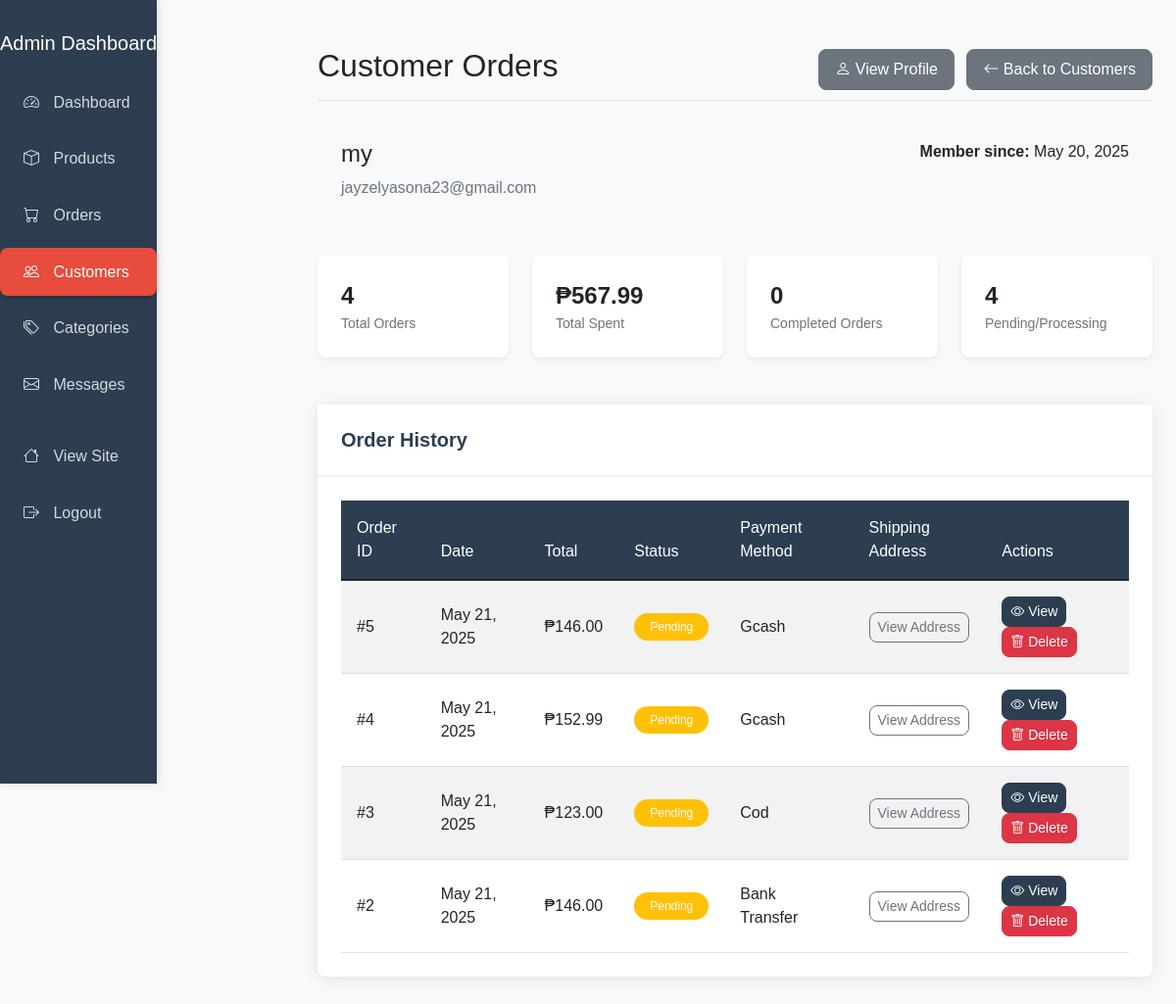
The app's page /admin/customer_orders.php?id=2 (signed in) with its own data.
### tables this page shows
CREATE TABLE `users` (
  `id` int(11) NOT NULL,
  `username` varchar(50) NOT NULL,
  `password` varchar(255) NOT NULL,
  `email` varchar(100) NOT NULL,
  `role` enum('admin','customer') NOT NULL DEFAULT 'customer',
  `created_at` timestamp NOT NULL DEFAULT current_timestamp()
);

CREATE TABLE `orders` (
  `id` int(11) NOT NULL,
  `user_id` int(11) DEFAULT NULL,
  `total_amount` decimal(10,2) NOT NULL,
  `status` enum('pending','processing','shipped','delivered','cancelled') DEFAULT 'pending',
  `shipping_address` text NOT NULL,
  `contact_number` varchar(20) NOT NULL,
  `payment_method` varchar(50) NOT NULL,
  `created_at` timestamp NOT NULL DEFAULT current_timestamp()
);

### admin/customer_orders.php (the view, shortened to what this page needs)
<?php
require_once "../config/database.php";
$customer_id = $_GET['id'];
$sql = "SELECT * FROM users WHERE id = ? AND role = 'customer'";
$stmt = mysqli_prepare($conn, $sql);
mysqli_stmt_bind_param($stmt, "i", $customer_id);
mysqli_stmt_execute($stmt);
$result = mysqli_stmt_get_result($stmt);
$customer = mysqli_fetch_assoc($result);
$sql = "SELECT * FROM orders WHERE user_id = ? ORDER BY created_at DESC";
$stmt = mysqli_prepare($conn, $sql);
mysqli_stmt_bind_param($stmt, "i", $customer_id);
mysqli_stmt_execute($stmt);
$orders = mysqli_fetch_all($stmt->get_result(), MYSQLI_ASSOC);
$total_orders = count($orders);
$total_spent = 0;
$order_statuses = [
    'pending' => 0,
    'processing' => 0,
    'shipped' => 0,
    'delivered' => 0,
    'cancelled' => 0
];
foreach($orders as $order){
    $total_spent += $order['total_amount'];
    if(isset($order_statuses[$order['status']])){
        $order_statuses[$order['status']]++;
    }
}
?>
<!DOCTYPE html>
<html lang="en">
<head>
    <link href="https://cdn.jsdelivr.net/npm/bootstrap@5.1.3/dist/css/bootstrap.min.css" rel="stylesheet">
    <link rel="stylesheet" href="https://cdn.jsdelivr.net/npm/bootstrap-icons@1.7.2/font/bootstrap-icons.css">
    <link rel="stylesheet" href="../assets/css/admin.css">
</head>
<body>
    <div class="container-fluid">
        <div class="row">
            <?php include 'sidebar.php'; ?>
            <main class="col-md-9 ms-sm-auto col-lg-9 px-md-4">
                <div class="d-flex justify-content-between flex-wrap flex-md-nowrap align-items-center pt-3 pb-2 mb-3 border-bottom">
                    <h1 class="h2">Customer Orders</h1>
                    <div>
                        <a href="customer_profile.php?id=<?php echo $customer_id; ?>" class="btn btn-secondary me-2">
                            <i class="bi bi-person"></i> View Profile
                        </a>
                        <a href="customers.php" class="btn btn-secondary">
                            <i class="bi bi-arrow-left"></i> Back to Customers
                        </a>
                    </div>
                </div>
                <div class="customer-info">
                    <div class="row">
                        <div class="col-md-6">
                            <h4><?php echo htmlspecialchars($customer['username']); ?></h4>
                            <p class="text-muted mb-0"><?php echo htmlspecialchars($customer['email']); ?></p>
                        </div>
                        <div class="col-md-6 text-md-end">
                            <p class="mb-0"><strong>Member since:</strong> <?php echo date('F j, Y', strtotime($customer['created_at'])); ?></p>
                        </div>
                    </div>
                </div>
                <div class="row mb-4">
                    <div class="col-md-3">
                        <div class="stat-card">
                            <div class="stat-value"><?php echo $total_orders; ?></div>
                            <div class="stat-label">Total Orders</div>
                        </div>
                    </div>
                    <div class="col-md-3">
                        <div class="stat-card">
                            <div class="stat-value">₱<?php echo number_format($total_spent, 2); ?></div>
                            <div class="stat-label">Total Spent</div>
                        </div>
                    </div>
                    <div class="col-md-3">
                        <div class="stat-card">
                            <div class="stat-value"><?php echo $order_statuses['delivered']; ?></div>
                            <div class="stat-label">Completed Orders</div>
                        </div>
                    </div>
                    <div class="col-md-3">
                        <div class="stat-card">
                            <div class="stat-value"><?php echo $order_statuses['pending'] + $order_statuses['processing']; ?></div>
                            <div class="stat-label">Pending/Processing</div>
                        </div>
                    </div>
                </div>
                <div class="card">
                    <div class="card-header">
                        <h5 class="card-title mb-0">Order History</h5>
                    </div>
                    <div class="card-body">
                        <?php if(empty($orders)): ?>
                            <p class="text-muted">No orders found for this customer.</p>
                        <?php else: ?>
                            <div class="table-responsive">
                                <table class="table table-striped table-hover">
                                    <thead>
                                        <tr>
                                            <th>Order ID</th>
                                            <th>Date</th>
                                            <th>Total</th>
                                            <th>Status</th>
                                            <th>Payment Method</th>
                                            <th>Shipping Address</th>
                                            <th>Actions</th>
                                        </tr>
                                    </thead>
                                    <tbody>
                                        <?php foreach($orders as $order): ?>
                                            <tr>
                                                <td>#<?php echo $order['id']; ?></td>
                                                <td><?php echo date('M j, Y', strtotime($order['created_at'])); ?></td>
                                                <td>₱<?php echo number_format($order['total_amount'], 2); ?></td>
                                                <td>
                                                    <span class="badge bg-<?php
                                                        echo $order['status'] === 'pending' ? 'warning' :
                                                            ($order['status'] === 'processing' ? 'info' :
                                                            ($order['status'] === 'shipped' ? 'primary' :
                                                            ($order['status'] === 'delivered' ? 'success' : 'danger')));
                                                    ?>">
                                                        <?php echo ucfirst($order['status']); ?>
                                                    </span>
                                                </td>
                                                <td><?php echo ucwords(str_replace('_', ' ', $order['payment_method'])); ?></td>
                                                <td>
                                                    <button type="button" class="btn btn-sm btn-outline-secondary" data-bs-toggle="modal" data-bs-target="#addressModal<?php echo $order['id']; ?>">
                                                        View Address
                                                    </button>
                                                </td>
                                                <td>
                                                    <a href="view_order.php?id=<?php echo $order['id']; ?>&customer_id=<?php echo $customer_id; ?>" class="btn btn-sm btn-primary">
                                                        <i class="bi bi-eye"></i> View
                                                    </a>
                                                    <button type="button" class="btn btn-sm btn-danger" data-bs-toggle="modal" data-bs-target="#deleteOrderModal<?php echo $order['id']; ?>">
                                                        <i class="bi bi-trash"></i> Delete
                                                    </button>
                                                </td>
                                            </tr>
                                        <?php endforeach; ?>
                                    </tbody>
                                </table>
                            </div>
                        <?php endif; ?>
                    </div>
                </div>
            </main>
        </div>
    </div>
</body>
</html>

### assets/css/admin.css (style rules this page uses)
:root { --admin-primary: #2c3e50; --admin-secondary: #e74c3c; --admin-accent: #3498db; --admin-light: #ecf0f1; --admin-dark: #2c3e50; --admin-success: #2ecc71; --admin-warning: #f1c40f; --admin-danger: #e74c3c; --admin-text: #333; --admin-border-radius: 8px; --admin-box-shadow: 0 2px 15px rgba(0, 0, 0, 0.1); --admin-transition: all 0.3s ease; }
body { font-family: 'Poppins', sans-serif; background-color: #f8f9fa; }
main { margin-left: 25%; padding: 2rem; }
.card { border: none; border-radius: var(--admin-border-radius); box-shadow: var(--admin-box-shadow); margin-bottom: 1.5rem; }
.card-header { background-color: white; border-bottom: 2px solid var(--admin-light); padding: 1.5rem; }
.card-header h5 { margin: 0; font-weight: 600; color: var(--admin-primary); }
.card-body { padding: 1.5rem; }
.table { margin-bottom: 0; }
.table thead th { background-color: var(--admin-primary); color: white; font-weight: 500; border: none; padding: 1rem; }
.table td { padding: 1rem; vertical-align: middle; }
.btn { padding: 0.5rem 1rem; border-radius: var(--admin-border-radius); font-weight: 500; transition: var(--admin-transition); }
.btn-sm { padding: 0.25rem 0.5rem; font-size: 0.875rem; }
.btn-primary { background-color: var(--admin-primary); border-color: var(--admin-primary); }
.badge { padding: 0.5rem 1rem; border-radius: 20px; font-weight: 500; }

### admin/customer_orders.php (style rules this page uses)
.customer-info { background-color: #f8f9fa; padding: 1.5rem; border-radius: 0.5rem; margin-bottom: 2rem; }
.stat-card { border-radius: 0.5rem; padding: 1.5rem; margin-bottom: 1.5rem; background-color: #fff; box-shadow: 0 0.125rem 0.25rem rgba(0, 0, 0, 0.075); }
.stat-card .stat-value { font-size: 1.5rem; font-weight: 600; }
.stat-card .stat-label { color: #6c757d; font-size: 0.875rem; }

### records on screen
users: username "my", email "jayzelyasona23@gmail.com", created_at "May 20, 2025"
orders: id "5", created_at "May 21, 2025", total_amount "146.00", status "Pending", payment_method "Gcash"
orders: id "4", created_at "May 21, 2025", total_amount "152.99", status "Pending", payment_method "Gcash"
orders: id "3", created_at "May 21, 2025", total_amount "123.00", status "Pending", payment_method "Cod"
orders: id "2", created_at "May 21, 2025", total_amount "146.00", status "Pending", payment_method "Bank Transfer"

### other values on screen
$total_orders "4"
$total_spent "567.99"
$order_statuses['delivered'] "0"
$order_statuses['pending'] + $order_statuses['processing'] "4"
